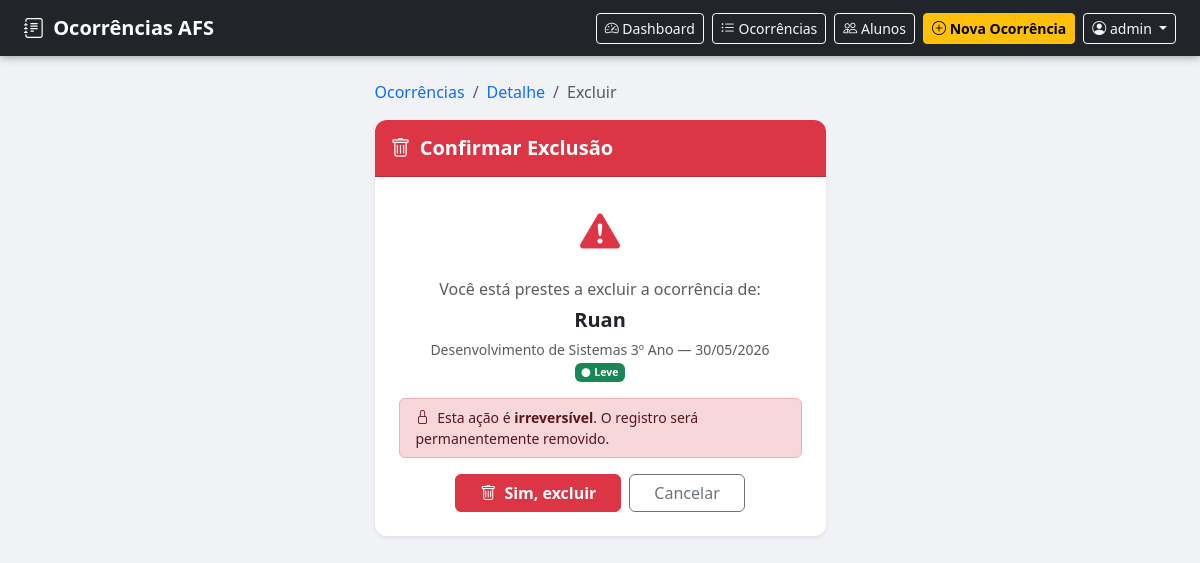
The app's page /detalhe/1/excluir/ (signed in) with its own data.
### ocorrencias/models.py (models this page shows, shortened)
class Ocorrencia(models.Model):
    class Gravidade(models.TextChoices):
        LEVE = 'leve', 'Leve'
        MEDIA = 'media', 'Média'
        GRAVE = 'grave', 'Grave'
    aluno = models.ForeignKey(
        Aluno,
        on_delete=models.PROTECT,  # ← PROTECT, não CASCADE
        related_name='ocorrencias'
    )
    registrado_por = models.ForeignKey(
        'auth.User',
        on_delete=models.SET_NULL,
        null=True,
        related_name='ocorrencias_registradas'
    )
    data = models.DateField(db_index=True)
    descricao = models.TextField()
    gravidade = models.CharField(
        max_length=10,
        choices=Gravidade.choices,
        default=Gravidade.LEVE,
        db_index=True,
    )
    criado_em = models.DateTimeField(auto_now_add=True)
    atualizado_em = models.DateTimeField(auto_now=True)
    class Meta:
        ordering     = ['-criado_em']
        verbose_name = 'Ocorrência'
        verbose_name_plural = 'Ocorrências'

class Aluno(models.Model):
    class Curso(models.TextChoices):
        ADMINISTRACAO = 'administracao', 'Administração'
        ENFERMAGEM = 'enfermagem', 'Enfermagem'
        INFORMATICA = 'informatica', 'Informática'
        LOGISTICA = 'logistica', 'Logística'
        DS = 'ds', 'Desenvolvimento de Sistemas'
    ANOS = [(1, '1º Ano'), (2, '2º Ano'), (3, '3º Ano')]
    matricula = models.CharField(max_length=20, unique=True, db_index=True)
    nome = models.CharField(max_length=200, db_index=True)
    curso = models.CharField(max_length=50, choices=Curso.choices, db_index=True)
    ano = models.PositiveSmallIntegerField(choices=ANOS, db_index=True)
    ativo = models.BooleanField(default=True)
    @property
    def turma(self):
        return f'{self.get_curso_display()} {self.get_ano_display()}'
    class Meta:
        ordering     = ['nome']
        verbose_name = 'Aluno'
        verbose_name_plural = 'Alunos'

### ocorrencias/views.py (the view)
# urls.py: path("detalhe/<int:pk>/excluir/", views.excluir, name="excluir"),
@login_required
def excluir(request, pk):
    ocorrencia = get_object_or_404(Ocorrencia, pk=pk)
    if request.method == "POST":
        ocorrencia.delete()
        messages.success(request, "Ocorrência excluída com sucesso!")
        return redirect("listar")
    return render(request, "ocorrencias/excluir.html", {"ocorrencia": ocorrencia})

### ocorrencias/templates/ocorrencias/excluir.html (shortened to what this page needs)
{% extends 'ocorrencias/base.html' %}
{% block content %}
<div class="row justify-content-center">
  <div class="col-md-6 col-lg-5">
    <nav aria-label="breadcrumb" class="mb-3">
      <ol class="breadcrumb small">
        <li class="breadcrumb-item"><a href="{% url 'listar' %}" class="text-decoration-none">Ocorrências</a></li>
        <li class="breadcrumb-item"><a href="{% url 'detalhe' ocorrencia.pk %}" class="text-decoration-none">Detalhe</a></li>
        <li class="breadcrumb-item active">Excluir</li>
      </ol>
    </nav>
    <div class="card shadow-sm border-danger">
      <div class="card-header bg-danger text-white py-3">
        <h5 class="mb-0 fw-semibold">
          <i class="bi bi-trash me-1"></i> Confirmar Exclusão
        </h5>
      </div>
      <div class="card-body text-center p-4">
        <i class="bi bi-exclamation-triangle-fill text-danger fs-1 mb-3 d-block"></i>
        <p class="mb-1 text-muted">Você está prestes a excluir a ocorrência de:</p>
        <p class="fw-bold fs-5 mb-1">{{ ocorrencia.aluno.nome }}</p>
        <p class="text-muted small mb-0">{{ ocorrencia.aluno.turma }} — {{ ocorrencia.data|date:"d/m/Y" }}</p>
        <p class="text-muted small mb-3">
          {% include "ocorrencias/partials/gravidade_badge.html" with gravidade=ocorrencia.gravidade %}
        </p>
        <div class="alert alert-danger py-2 small text-start">
          <i class="bi bi-lock me-1"></i>
          Esta ação é <strong>irreversível</strong>. O registro será permanentemente removido.
        </div>
        <form method="POST" class="d-flex gap-2 justify-content-center mt-3">
          <button type="submit" class="btn btn-danger fw-semibold px-4">
            <i class="bi bi-trash me-1"></i> Sim, excluir
          </button>
          <a href="{% url 'detalhe' ocorrencia.pk %}" class="btn btn-outline-secondary px-4">
            Cancelar
          </a>
        </form>
      </div>
    </div>
  </div>
</div>
{% endblock %}

### ocorrencias/templates/ocorrencias/base.html (shortened to what this page needs)
<!doctype html>
<html lang="pt-br">
  <head>
    <link href="https://cdn.jsdelivr.net/npm/bootstrap@5.3.0/dist/css/bootstrap.min.css" rel="stylesheet" />
    <link href="https://cdn.jsdelivr.net/npm/bootstrap-icons@1.10.5/font/bootstrap-icons.css" rel="stylesheet" />
  </head>
  <body>
    <nav class="navbar navbar-dark bg-dark px-4">
      <a class="navbar-brand fw-bold fs-5" href="{% url 'dashboard' %}">
        <i class="bi bi-journal-text me-1"></i> Ocorrências AFS
      </a>
      <div class="d-flex align-items-center gap-2 flex-wrap">
        <a href="{% url 'dashboard' %}" class="btn btn-outline-light btn-sm">
          <i class="bi bi-speedometer2"></i> Dashboard
        </a>
        <a href="{% url 'listar' %}" class="btn btn-outline-light btn-sm">
          <i class="bi bi-list-ul"></i> Ocorrências
        </a>
        <a href="{% url 'listar_alunos' %}" class="btn btn-outline-light btn-sm">
          <i class="bi bi-people"></i> Alunos
        </a>
        <a href="{% url 'cadastrar' %}" class="btn btn-warning btn-sm fw-semibold">
          <i class="bi bi-plus-circle"></i> Nova Ocorrência
        </a>
        {% if user.is_authenticated %}
        <div class="dropdown">
          <button class="btn btn-outline-light btn-sm dropdown-toggle" type="button" data-bs-toggle="dropdown">
            <i class="bi bi-person-circle"></i>
            {{ user.get_full_name|default:user.username }}
          </button>
        </div>
        {% endif %}
      </div>
    </nav>
    <div class="container mt-4 pb-5">
      {% block content %}{% endblock %}
    </div>
  </body>
</html>

### ocorrencias/templates/ocorrencias/base.html (style rules this page uses)
body { background-color: #f0f2f5; }
.navbar { box-shadow: 0 2px 8px rgba(0,0,0,.3); }
.card { border: none; border-radius: .75rem; }
.card-header { border-radius: .75rem .75rem 0 0 !important; }

### records on screen
Ocorrencia: aluno.nome "Ruan", aluno.turma "Desenvolvimento de Sistemas 3º Ano", data "30/05/2026"

### other values on screen
{{ user.get_full_name|default:user.username }} "admin"
